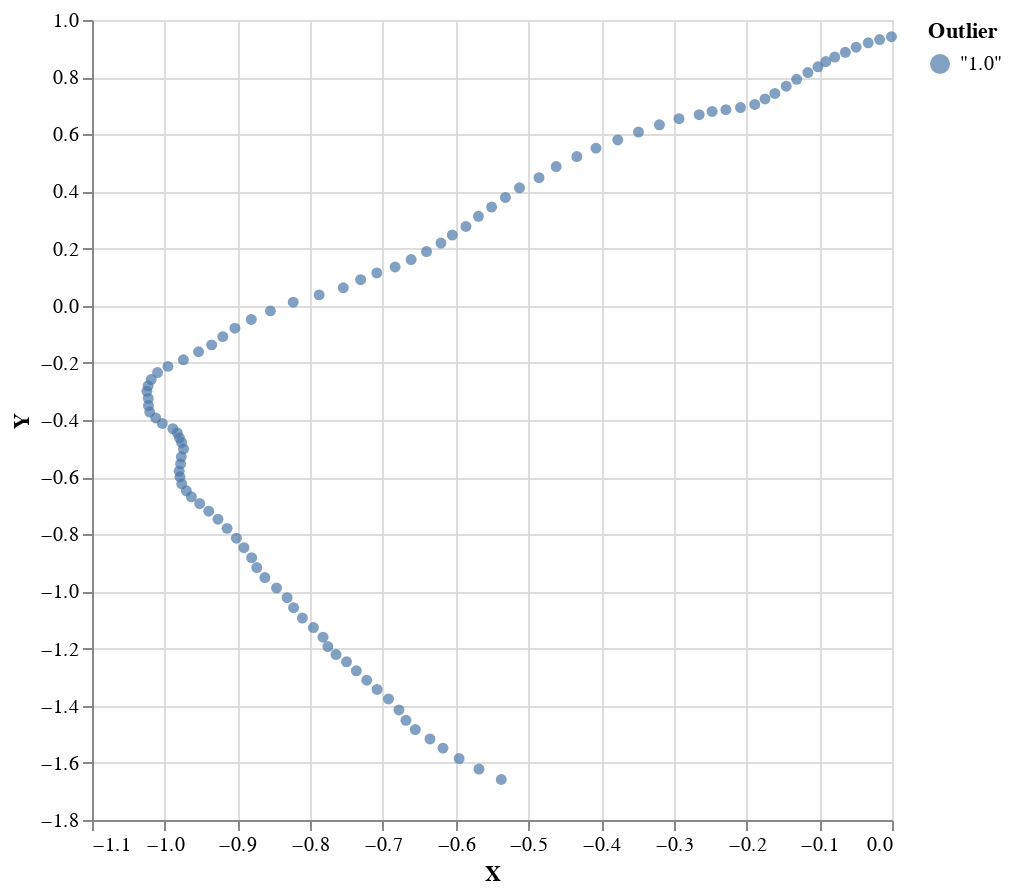

Here is the notebook cell this chart was saved with:
### Code cell
plotVega ( zip positions $ Prelude.repeat $ T.pack "1.0")

### Figure 1 — Vega-Lite specification as saved in the notebook (floating-point values rounded to 4 significant figures)
{"$schema": "https://vega.github.io/schema/vega-lite/v4.json", "data": {"values": [{"Outlier": "\"1.0\"", "X": -0.0007598, "Y": 0.9416}, {"Outlier": "\"1.0\"", "X": -0.01696, "Y": 0.9316}, {"Outlier": "\"1.0\"", "X": -0.0327, "Y": 0.9203}, {"Outlier": "\"1.0\"", "X": -0.04932, "Y": 0.9049}, {"Outlier": "\"1.0\"", "X": -0.06415, "Y": 0.8871}, {"Outlier": "\"1.0\"", "X": -0.07873, "Y": 0.8703}, {"Outlier": "\"1.0\"", "X": -0.09101, "Y": 0.8546}, {"Outlier": "\"1.0\"", "X": -0.1018, "Y": 0.8361}, {"Outlier": "\"1.0\"", "X": -0.1157, "Y": 0.8161}, {"Outlier": "\"1.0\"", "X": -0.1311, "Y": 0.7924}, {"Outlier": "\"1.0\"", "X": -0.1454, "Y": 0.7682}, {"Outlier": "\"1.0\"", "X": -0.1611, "Y": 0.7429}, {"Outlier": "\"1.0\"", "X": -0.1746, "Y": 0.7236}, {"Outlier": "\"1.0\"", "X": -0.1887, "Y": 0.7045}, {"Outlier": "\"1.0\"", "X": -0.2083, "Y": 0.6937}, {"Outlier": "\"1.0\"", "X": -0.2284, "Y": 0.6861}, {"Outlier": "\"1.0\"", "X": -0.2473, "Y": 0.6801}, {"Outlier": "\"1.0\"", "X": -0.2651, "Y": 0.6686}, {"Outlier": "\"1.0\"", "X": -0.2929, "Y": 0.6547}, {"Outlier": "\"1.0\"", "X": -0.3198, "Y": 0.633}, {"Outlier": "\"1.0\"", "X": -0.3486, "Y": 0.6077}, {"Outlier": "\"1.0\"", "X": -0.3771, "Y": 0.5801}, {"Outlier": "\"1.0\"", "X": -0.407, "Y": 0.5516}, {"Outlier": "\"1.0\"", "X": -0.4334, "Y": 0.522}, {"Outlier": "\"1.0\"", "X": -0.4617, "Y": 0.4872}, {"Outlier": "\"1.0\"", "X": -0.4854, "Y": 0.448}, {"Outlier": "\"1.0\"", "X": -0.5122, "Y": 0.4127}, {"Outlier": "\"1.0\"", "X": -0.5316, "Y": 0.3789}, {"Outlier": "\"1.0\"", "X": -0.5505, "Y": 0.3453}, {"Outlier": "\"1.0\"", "X": -0.5687, "Y": 0.3131}, {"Outlier": "\"1.0\"", "X": -0.5858, "Y": 0.2773}, {"Outlier": "\"1.0\"", "X": -0.6046, "Y": 0.2473}, {"Outlier": "\"1.0\"", "X": -0.6202, "Y": 0.2192}, {"Outlier": "\"1.0\"", "X": -0.64, "Y": 0.1896}, {"Outlier": "\"1.0\"", "X": -0.6612, "Y": 0.1615}, {"Outlier": "\"1.0\"", "X": -0.6833, "Y": 0.1355}, {"Outlier": "\"1.0\"", "X": -0.7084, "Y": 0.1147}, {"Outlier": "\"1.0\"", "X": -0.7306, "Y": 0.09103}, {"Outlier": "\"1.0\"", "X": -0.7544, "Y": 0.06268}, {"Outlier": "\"1.0\"", "X": -0.7877, "Y": 0.03792}, {"Outlier": "\"1.0\"", "X": -0.8233, "Y": 0.01242}, {"Outlier": "\"1.0\"", "X": -0.8547, "Y": -0.0181}, {"Outlier": "\"1.0\"", "X": -0.881, "Y": -0.04817}, {"Outlier": "\"1.0\"", "X": -0.9035, "Y": -0.07872}, {"Outlier": "\"1.0\"", "X": -0.9201, "Y": -0.1081}, {"Outlier": "\"1.0\"", "X": -0.9355, "Y": -0.1371}, {"Outlier": "\"1.0\"", "X": -0.9535, "Y": -0.1611}, {"Outlier": "\"1.0\"", "X": -0.9743, "Y": -0.1894}, {"Outlier": "\"1.0\"", "X": -0.9956, "Y": -0.2123}, {"Outlier": "\"1.0\"", "X": -1.01, "Y": -0.2339}, {"Outlier": "\"1.0\"", "X": -1.019, "Y": -0.2584}, {"Outlier": "\"1.0\"", "X": -1.023, "Y": -0.2804}, {"Outlier": "\"1.0\"", "X": -1.025, "Y": -0.2997}, {"Outlier": "\"1.0\"", "X": -1.023, "Y": -0.3244}, {"Outlier": "\"1.0\"", "X": -1.022, "Y": -0.3495}, {"Outlier": "\"1.0\"", "X": -1.021, "Y": -0.3722}, {"Outlier": "\"1.0\"", "X": -1.012, "Y": -0.3928}, {"Outlier": "\"1.0\"", "X": -1.003, "Y": -0.4121}, {"Outlier": "\"1.0\"", "X": -0.9888, "Y": -0.4306}, {"Outlier": "\"1.0\"", "X": -0.9827, "Y": -0.4455}, {"Outlier": "\"1.0\"", "X": -0.9798, "Y": -0.4629}, {"Outlier": "\"1.0\"", "X": -0.9768, "Y": -0.4786}, {"Outlier": "\"1.0\"", "X": -0.9741, "Y": -0.5012}, {"Outlier": "\"1.0\"", "X": -0.9772, "Y": -0.5289}, {"Outlier": "\"1.0\"", "X": -0.9782, "Y": -0.5538}, {"Outlier": "\"1.0\"", "X": -0.9801, "Y": -0.5793}, {"Outlier": "\"1.0\"", "X": -0.9791, "Y": -0.5987}, {"Outlier": "\"1.0\"", "X": -0.9766, "Y": -0.6238}, {"Outlier": "\"1.0\"", "X": -0.9702, "Y": -0.6479}, {"Outlier": "\"1.0\"", "X": -0.9634, "Y": -0.669}, {"Outlier": "\"1.0\"", "X": -0.9519, "Y": -0.6925}, {"Outlier": "\"1.0\"", "X": -0.9395, "Y": -0.7192}, {"Outlier": "\"1.0\"", "X": -0.9268, "Y": -0.7471}, {"Outlier": "\"1.0\"", "X": -0.9143, "Y": -0.7792}, {"Outlier": "\"1.0\"", "X": -0.9015, "Y": -0.8138}, {"Outlier": "\"1.0\"", "X": -0.8911, "Y": -0.8468}, {"Outlier": "\"1.0\"", "X": -0.8805, "Y": -0.882}, {"Outlier": "\"1.0\"", "X": -0.8734, "Y": -0.9164}, {"Outlier": "\"1.0\"", "X": -0.8623, "Y": -0.9515}, {"Outlier": "\"1.0\"", "X": -0.8462, "Y": -0.9878}, {"Outlier": "\"1.0\"", "X": -0.8317, "Y": -1.022}, {"Outlier": "\"1.0\"", "X": -0.8229, "Y": -1.057}, {"Outlier": "\"1.0\"", "X": -0.8107, "Y": -1.093}, {"Outlier": "\"1.0\"", "X": -0.7956, "Y": -1.126}, {"Outlier": "\"1.0\"", "X": -0.7823, "Y": -1.16}, {"Outlier": "\"1.0\"", "X": -0.7757, "Y": -1.193}, {"Outlier": "\"1.0\"", "X": -0.7645, "Y": -1.221}, {"Outlier": "\"1.0\"", "X": -0.7501, "Y": -1.246}, {"Outlier": "\"1.0\"", "X": -0.7365, "Y": -1.278}, {"Outlier": "\"1.0\"", "X": -0.7222, "Y": -1.311}, {"Outlier": "\"1.0\"", "X": -0.708, "Y": -1.343}, {"Outlier": "\"1.0\"", "X": -0.6923, "Y": -1.376}, {"Outlier": "\"1.0\"", "X": -0.6779, "Y": -1.415}, {"Outlier": "\"1.0\"", "X": -0.6683, "Y": -1.451}, {"Outlier": "\"1.0\"", "X": -0.6555, "Y": -1.483}, {"Outlier": "\"1.0\"", "X": -0.6353, "Y": -1.516}, {"Outlier": "\"1.0\"", "X": -0.6174, "Y": -1.548}, {"Outlier": "\"1.0\"", "X": -0.5952, "Y": -1.585}, {"Outlier": "\"1.0\"", "X": -0.5679, "Y": -1.622}, {"Outlier": "\"1.0\"", "X": -0.5373, "Y": -1.658}]}, "encoding": {"color": {"field": "Outlier"}, "x": {"field": "X", "type": "quantitative"}, "y": {"field": "Y", "type": "quantitative"}}, "height": 400, "mark": "circle", "width": 400}
